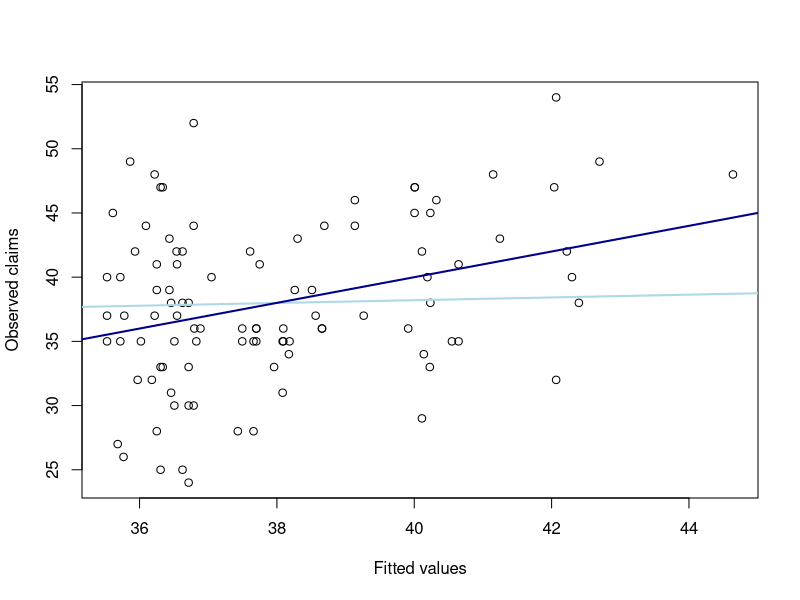
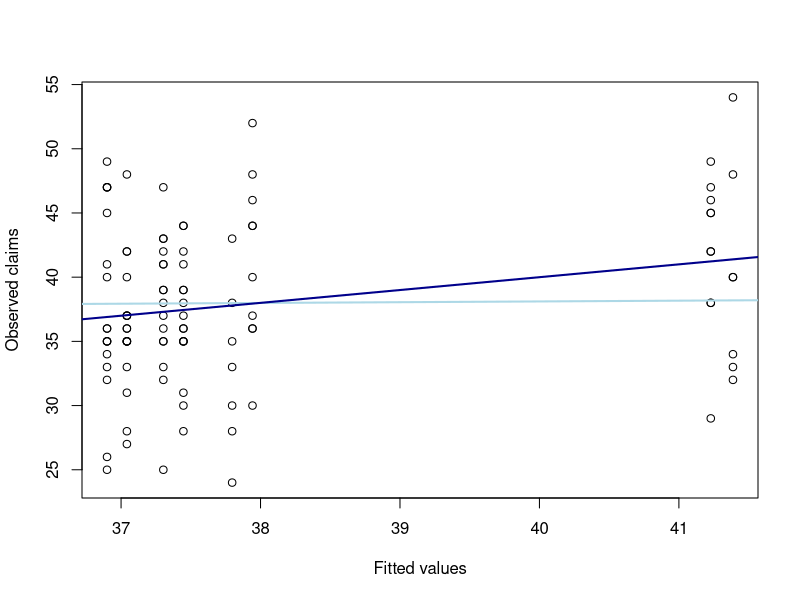
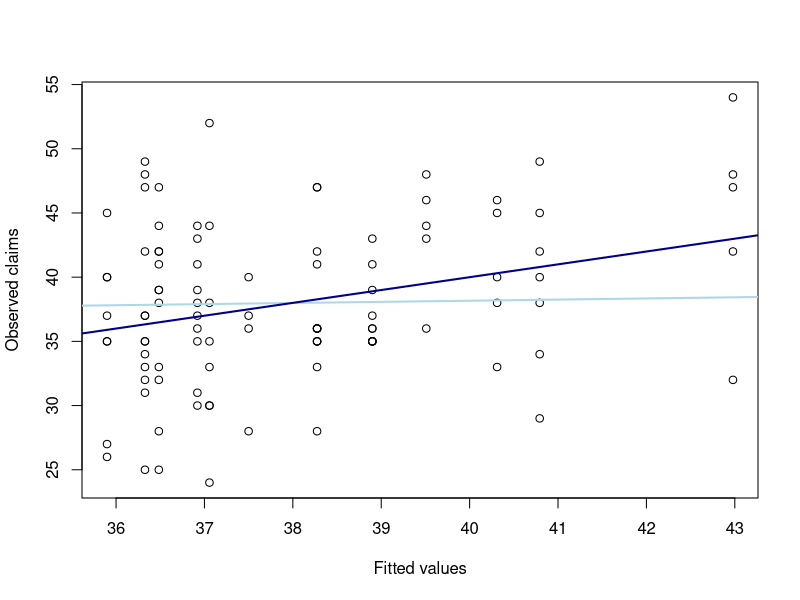
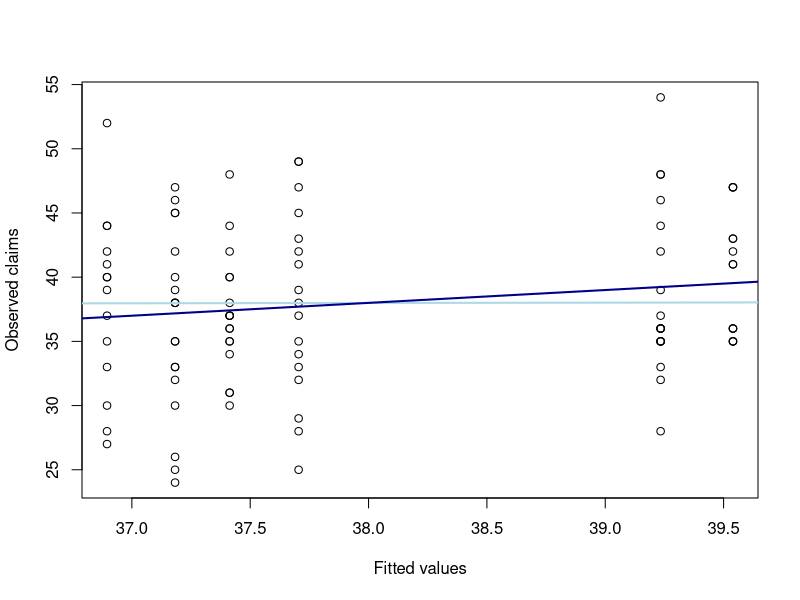
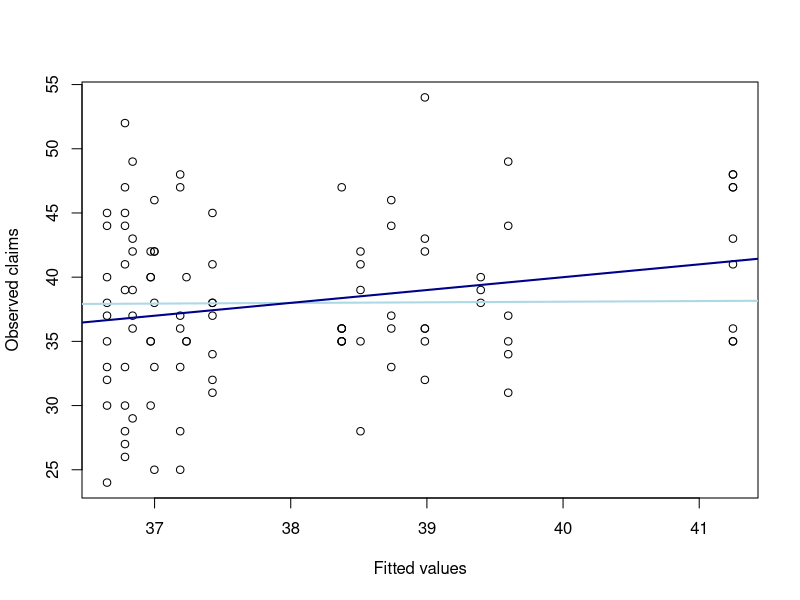
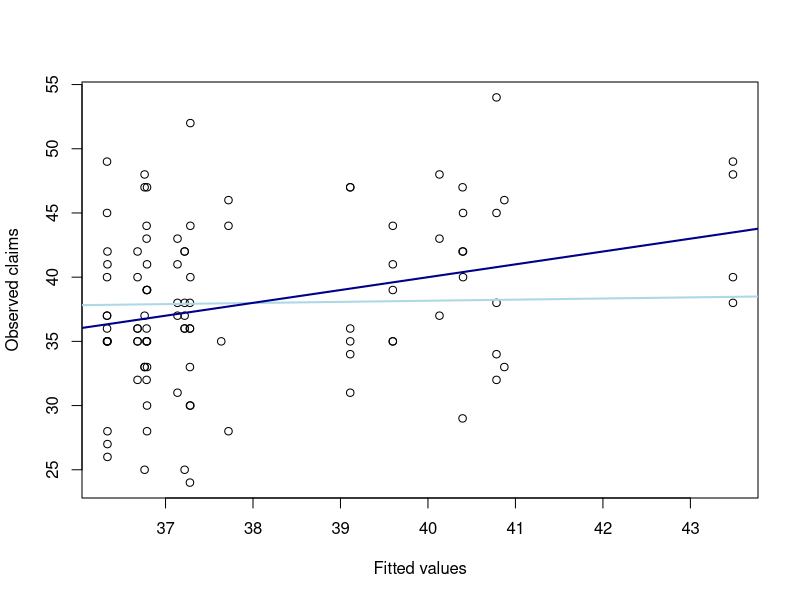
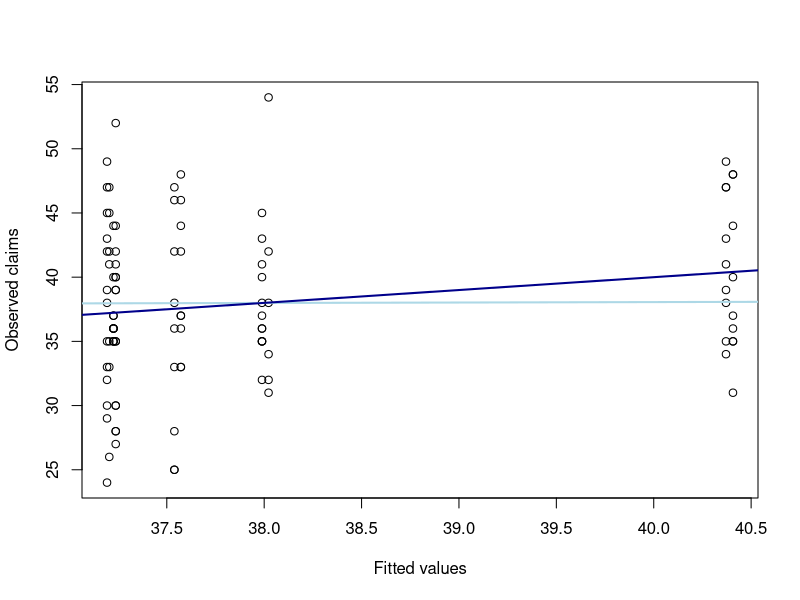
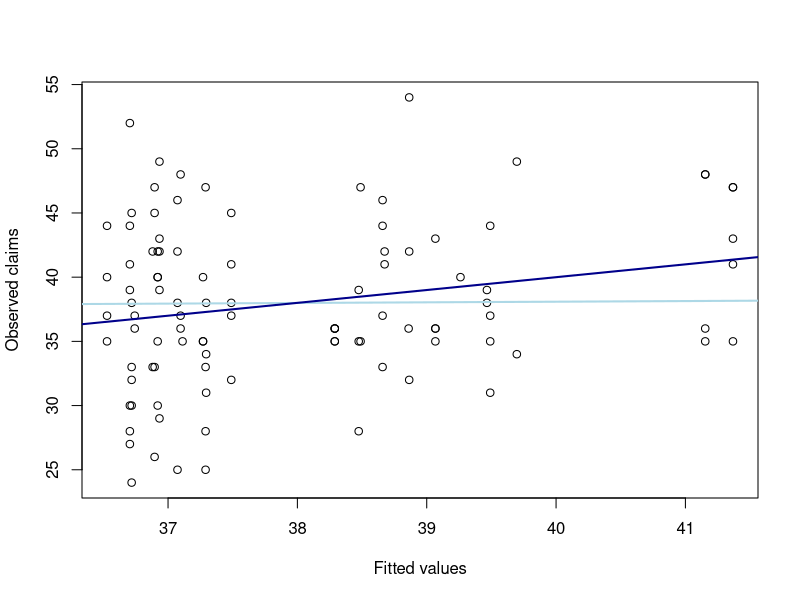

The R script that drew these images, in order:
yas = (1+9+4+6+0+0+3+3+5+3+4)
hasar_sayisi = rpois(100,yas)
hasar_sayisi

gender <- as.factor(rep(1:2, each=50, len=100))
gender2 = sample(gender)
gender2

vehicle_type <- as.factor(rep(1:4, each=17, len=100))
vehicle_type2 = sample(vehicle_type)
vehicle_type2

cities <- as.factor(rep(1:5, each=6, len=100))
cities2 = sample(cities)
cities2

non_damaged <- as.factor(rep(1:3, each=1, len=100))
non_damaged2 = sample(non_damaged)
non_damaged2

proje <- glm(hasar_sayisi ~ gender2 + vehicle_type2 + cities2 + non_damaged2 ,fam = poisson(link = log))
summary(proje)
names(proje)

proje$coef

proje$fitted.values

proje$linear.predictors

plot(proje$fitted.values, hasar_sayisi, xlab = "Fitted values", ylab = "Observed claims")
abline(lm(proje$fitted ~ hasar_sayisi), col="light blue", lwd=2)
abline(0, 1, col = "dark blue", lwd=2)

AIC(proje)


anova(proje, test="Chisq")


########################################################
########################################################
proje1 <- glm(hasar_sayisi ~ gender2 + vehicle_type2 ,fam = poisson(link = log))
summary(proje1)
names(proje1)

proje1$coef

proje1$fitted.values

proje1$linear.predictors

plot(proje1$fitted.values, hasar_sayisi, xlab = "Fitted values", ylab = "Observed claims")
abline(lm(proje1$fitted ~ hasar_sayisi), col="light blue", lwd=2)
abline(0, 1, col = "dark blue", lwd=2)

AIC(proje1)

anova(proje1, test="Chisq")

########################################################
########################################################

proje2 <- glm(hasar_sayisi ~ non_damaged2 + vehicle_type2 ,fam = poisson(link = log))
summary(proje2)
names(proje2)

proje2$coef

proje2$fitted.values

proje2$linear.predictors

plot(proje2$fitted.values, hasar_sayisi, xlab = "Fitted values", ylab = "Observed claims")
abline(lm(proje2$fitted ~ hasar_sayisi), col="light blue", lwd=2)
abline(0, 1, col = "dark blue", lwd=2)

AIC(proje2)

anova(proje2, test="Chisq")
########################################################
########################################################

proje3 <- glm(hasar_sayisi ~ non_damaged2 + gender2 ,fam = poisson(link = log))
summary(proje3)
names(proje3)

proje3$coef

proje3$fitted.values

proje3$linear.predictors

plot(proje3$fitted.values, hasar_sayisi, xlab = "Fitted values", ylab = "Observed claims")
abline(lm(proje3$fitted ~ hasar_sayisi), col="light blue", lwd=2)
abline(0, 1, col = "dark blue", lwd=2)

AIC(proje3)

anova(proje3, test="Chisq")
########################################################
########################################################

proje4 <- glm(hasar_sayisi ~ non_damaged2 + cities2 ,fam = poisson(link = log))
summary(proje4)
names(proje4)

proje4$coef

proje4$fitted.values

proje4$linear.predictors

plot(proje4$fitted.values, hasar_sayisi, xlab = "Fitted values", ylab = "Observed claims")
abline(lm(proje4$fitted ~ hasar_sayisi), col="light blue", lwd=2)
abline(0, 1, col = "dark blue", lwd=2)

AIC(proje4)

anova(proje4, test="Chisq")
########################################################
########################################################

proje5 <- glm(hasar_sayisi ~  vehicle_type2 + cities2 ,fam = poisson(link = log))
summary(proje5)
names(proje5)

proje5$coef

proje5$fitted.values

proje5$linear.predictors

plot(proje5$fitted.values, hasar_sayisi, xlab = "Fitted values", ylab = "Observed claims")
abline(lm(proje5$fitted ~ hasar_sayisi), col="light blue", lwd=2)
abline(0, 1, col = "dark blue", lwd=2)

AIC(proje5)

anova(proje5, test="Chisq")
########################################################
########################################################

proje6 <- glm(hasar_sayisi ~ gender2 + cities2 ,fam = poisson(link = log))
summary(proje6)
names(proje6)

proje6$coef

proje6$fitted.values

proje6$linear.predictors

plot(proje6$fitted.values, hasar_sayisi, xlab = "Fitted values", ylab = "Observed claims")
abline(lm(proje6$fitted ~ hasar_sayisi), col="light blue", lwd=2)
abline(0, 1, col = "dark blue", lwd=2)

AIC(proje6)

anova(proje6, test="Chisq")
########################################################
########################################################

proje7 <- glm(hasar_sayisi ~ non_damaged2 + cities2 + gender2 ,fam = poisson(link = log))
summary(proje7)
names(proje7)

proje7$coef

proje7$fitted.values

proje7$linear.predictors

plot(proje7$fitted.values, hasar_sayisi, xlab = "Fitted values", ylab = "Observed claims")
abline(lm(proje7$fitted ~ hasar_sayisi), col="light blue", lwd=2)
abline(0, 1, col = "dark blue", lwd=2)

AIC(proje7)

anova(proje7, test="Chisq")
########################################################
########################################################

proje8 <- glm(hasar_sayisi ~ non_damaged2 + gender2 + vehicle_type2 ,fam = poisson(link = log))
summary(proje8)
names(proje8)

proje8$coef

proje8$fitted.values

proje8$linear.predictors

plot(proje8$fitted.values, hasar_sayisi, xlab = "Fitted values", ylab = "Observed claims")
abline(lm(proje8$fitted ~ hasar_sayisi), col="light blue", lwd=2)
abline(0, 1, col = "dark blue", lwd=2)

AIC(proje8)

anova(proje8, test="Chisq")
########################################################
########################################################

proje9 <- glm(hasar_sayisi ~ cities2 + gender2 + vehicle_type2 ,fam = poisson(link = log))
summary(proje9)
names(proje9)

proje9$coef

proje9$fitted.values

proje9$linear.predictors

plot(proje9$fitted.values, hasar_sayisi, xlab = "Fitted values", ylab = "Observed claims")
abline(lm(proje9$fitted ~ hasar_sayisi), col="light blue", lwd=2)
abline(0, 1, col = "dark blue", lwd=2)

AIC(proje9)

anova(proje9, test="Chisq")
########################################################
########################################################

proje10 <- glm(hasar_sayisi ~ non_damaged2 + cities2 + vehicle_type2 ,fam = poisson(link = log))
summary(proje10)
names(proje10)

proje10$coef

proje10$fitted.values

proje10$linear.predictors

plot(proje10$fitted.values, hasar_sayisi, xlab = "Fitted values", ylab = "Observed claims")
abline(lm(proje10$fitted ~ hasar_sayisi), col="light blue", lwd=2)
abline(0, 1, col = "dark blue", lwd=2)

AIC(proje10)

anova(proje10, test="Chisq")

